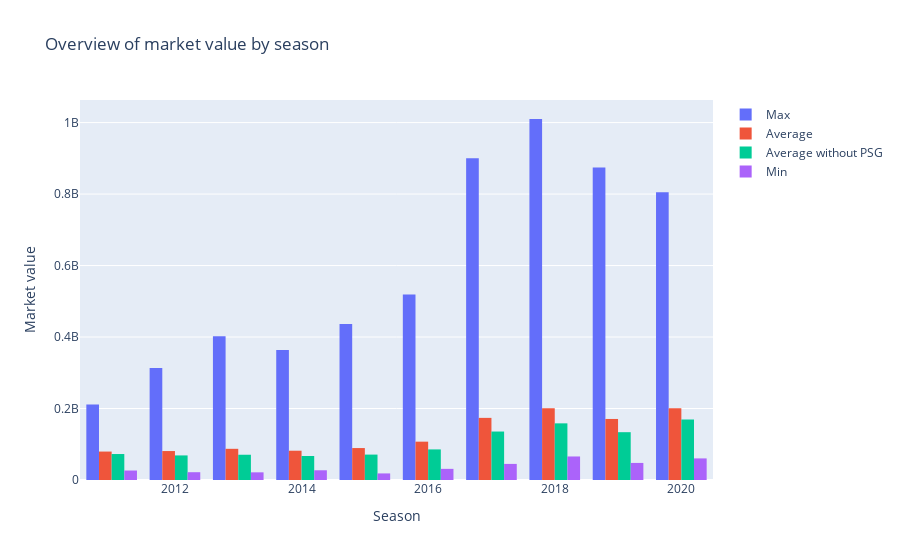

Notebook code for this chart:
### Code cell
## Histogram on the evolution of expenditure by seasons


df_noPSG = df.loc[df.Team != 'Paris Saint-Germain']

fig4 = go.Figure()
fig4.add_trace(go.Histogram(histfunc="max", y=df.Market_value, x=df.Season, name="Max"))
fig4.add_trace(go.Histogram(histfunc="avg", y=df.Market_value, x=df.Season, name="Average"))
fig4.add_trace(go.Histogram(histfunc="avg", y=df_noPSG.Market_value, x=df_noPSG.Season, name="Average without PSG"))
fig4.add_trace(go.Histogram(histfunc="max", y=df_noPSG.Market_value, x=df_noPSG.Season, name="Max without PSG"))
fig4.add_trace(go.Histogram(histfunc="min", y=df.Market_value, x=df.Season, name="Min"))
fig4.update_layout(
    title="Overview of market value by season",
    xaxis_title="Season",
    yaxis_title="Market value")

### Figure 1 — Plotly figure (JSON) as saved in the notebook; plotly's stock layout.template omitted (floating-point values rounded to 4 significant figures; data arrays with more than 128 entries replaced by an {"elided": "..."} marker saying what was removed)
{"data": [{"histfunc": "max", "name": "Max", "type": "histogram", "x": {"elided": "200 int values"}, "y": {"elided": "200 int values"}}, {"histfunc": "avg", "name": "Average", "type": "histogram", "x": {"elided": "200 int values"}, "y": {"elided": "200 int values"}}, {"histfunc": "avg", "name": "Average without PSG", "type": "histogram", "x": {"elided": "190 int values"}, "y": {"elided": "190 int values"}}, {"histfunc": "min", "name": "Min", "type": "histogram", "x": {"elided": "200 int values"}, "y": {"elided": "200 int values"}}], "layout": {"title": {"text": "Overview of market value by season"}, "xaxis": {"title": {"text": "Season"}}, "yaxis": {"title": {"text": "Market value"}}}}
